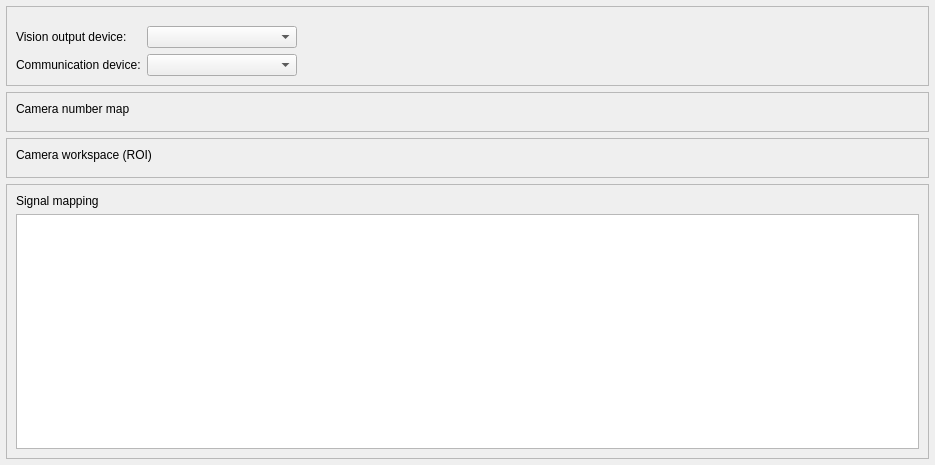
<?xml version="1.0" encoding="UTF-8"?>
<ui version="4.0">
 <class>LocalizationSettingWidget</class>
 <widget class="QWidget" name="LocalizationSettingWidget">
  <property name="geometry">
   <rect>
    <x>0</x>
    <y>0</y>
    <width>935</width>
    <height>465</height>
   </rect>
  </property>
  <property name="windowTitle">
   <string>Form</string>
  </property>
  <layout class="QHBoxLayout" name="horizontalLayout">
   <property name="leftMargin">
    <number>0</number>
   </property>
   <property name="topMargin">
    <number>0</number>
   </property>
   <property name="rightMargin">
    <number>0</number>
   </property>
   <property name="bottomMargin">
    <number>0</number>
   </property>
   <item>
    <layout class="QVBoxLayout" name="vl_main_content" stretch="0,0,0,1">
     <property name="leftMargin">
      <number>6</number>
     </property>
     <property name="topMargin">
      <number>6</number>
     </property>
     <property name="rightMargin">
      <number>6</number>
     </property>
     <property name="bottomMargin">
      <number>6</number>
     </property>
     <item>
      <widget class="FrameBox" name="frame_device">
       <property name="frameShape">
        <enum>QFrame::Shape::StyledPanel</enum>
       </property>
       <property name="frameShadow">
        <enum>QFrame::Shadow::Raised</enum>
       </property>
       <layout class="QVBoxLayout" name="verticalLayout_4">
        <item>
         <layout class="QGridLayout" name="gridLayout_comm_devices" columnminimumwidth="0,0,0">
          <property name="topMargin">
           <number>10</number>
          </property>
          <item row="0" column="2">
           <spacer name="horizontalSpacer">
            <property name="orientation">
             <enum>Qt::Orientation::Horizontal</enum>
            </property>
            <property name="sizeHint" stdset="0">
             <size>
              <width>40</width>
              <height>20</height>
             </size>
            </property>
           </spacer>
          </item>
          <item row="0" column="0">
           <widget class="QLabel" name="label_output_device_name">
            <property name="text">
             <string>Vision output device:</string>
            </property>
           </widget>
          </item>
          <item row="0" column="1">
           <widget class="QComboBox" name="cbb_vision_output_device">
            <property name="minimumSize">
             <size>
              <width>150</width>
              <height>0</height>
             </size>
            </property>
           </widget>
          </item>
          <item row="1" column="0">
           <widget class="QLabel" name="label_comm_name">
            <property name="text">
             <string>Communication device:</string>
            </property>
           </widget>
          </item>
          <item row="1" column="1">
           <widget class="QComboBox" name="cbb_comm_device"/>
          </item>
         </layout>
        </item>
       </layout>
      </widget>
     </item>
     <item>
      <widget class="FrameBox" name="frame_camer_map">
       <property name="frameShape">
        <enum>QFrame::Shape::StyledPanel</enum>
       </property>
       <property name="frameShadow">
        <enum>QFrame::Shadow::Raised</enum>
       </property>
       <layout class="QVBoxLayout" name="verticalLayout_3" stretch="0,1">
        <item>
         <widget class="QLabel" name="label_camera_number_map">
          <property name="text">
           <string>Camera number map</string>
          </property>
         </widget>
        </item>
        <item>
         <widget class="CameraMappingWidget" name="listView_cameras_map" native="true"/>
        </item>
       </layout>
      </widget>
     </item>
     <item>
      <widget class="FrameBox" name="frame_camera_workspace">
       <property name="frameShape">
        <enum>QFrame::Shape::StyledPanel</enum>
       </property>
       <property name="frameShadow">
        <enum>QFrame::Shadow::Raised</enum>
       </property>
       <layout class="QVBoxLayout" name="verticalLayout_2" stretch="0,1">
        <item>
         <widget class="QLabel" name="label_camera_workspace">
          <property name="text">
           <string>Camera workspace (ROI)</string>
          </property>
         </widget>
        </item>
        <item>
         <widget class="CameraWorkspaceWidget" name="listView_cameras_workspace" native="true"/>
        </item>
       </layout>
      </widget>
     </item>
     <item>
      <widget class="FrameBox" name="frame_signal_map">
       <property name="minimumSize">
        <size>
         <width>0</width>
         <height>0</height>
        </size>
       </property>
       <property name="frameShape">
        <enum>QFrame::Shape::StyledPanel</enum>
       </property>
       <property name="frameShadow">
        <enum>QFrame::Shadow::Raised</enum>
       </property>
       <layout class="QVBoxLayout" name="verticalLayout" stretch="0,1">
        <item>
         <widget class="QLabel" name="label_plc_name">
          <property name="text">
           <string>Signal mapping</string>
          </property>
         </widget>
        </item>
        <item>
         <widget class="SignalsMapWidget" name="listView_signals_map">
          <property name="sizePolicy">
           <sizepolicy hsizetype="Preferred" vsizetype="MinimumExpanding">
            <horstretch>0</horstretch>
            <verstretch>0</verstretch>
           </sizepolicy>
          </property>
         </widget>
        </item>
       </layout>
      </widget>
     </item>
    </layout>
   </item>
  </layout>
 </widget>
 <customwidgets>
  <customwidget>
   <class>CameraMappingWidget</class>
   <extends>QWidget</extends>
   <header location="global">ui/widgets/camera_mapping_widget.h</header>
  </customwidget>
  <customwidget>
   <class>CameraWorkspaceWidget</class>
   <extends>QWidget</extends>
   <header location="global">ui/widgets/camera_workspace_widget.h</header>
  </customwidget>
  <customwidget>
   <class>SignalsMapWidget</class>
   <extends>QTableWidget</extends>
   <header location="global">ui/widgets/signals_map_widget.h</header>
  </customwidget>
  <customwidget>
   <class>FrameBox</class>
   <extends>QFrame</extends>
   <header location="global">ui/widgets/controls/frame_box.h</header>
   <container>1</container>
  </customwidget>
 </customwidgets>
 <resources/>
 <connections/>
</ui>
